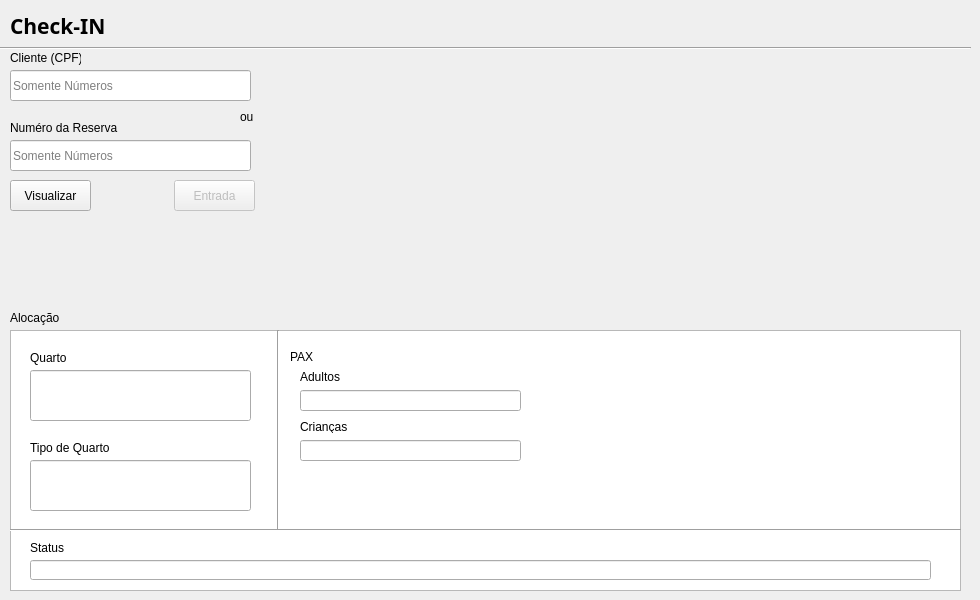
    <widget class="QWidget" name="tab_checkin">
     <attribute name="title">
      <string>Checkin</string>
     </attribute>
     <widget class="QLabel" name="label_39">
      <property name="geometry">
       <rect>
        <x>10</x>
        <y>10</y>
        <width>131</width>
        <height>31</height>
       </rect>
      </property>
      <property name="font">
       <font>
        <family>Microsoft PhagsPa</family>
        <pointsize>16</pointsize>
        <weight>75</weight>
        <bold>true</bold>
       </font>
      </property>
      <property name="text">
       <string>Check-IN</string>
      </property>
     </widget>
     <widget class="Line" name="line_3">
      <property name="geometry">
       <rect>
        <x>0</x>
        <y>40</y>
        <width>971</width>
        <height>16</height>
       </rect>
      </property>
      <property name="orientation">
       <enum>Qt::Horizontal</enum>
      </property>
     </widget>
     <widget class="QLabel" name="label_40">
      <property name="geometry">
       <rect>
        <x>10</x>
        <y>50</y>
        <width>71</width>
        <height>16</height>
       </rect>
      </property>
      <property name="text">
       <string>Cliente (CPF)</string>
      </property>
     </widget>
     <widget class="QLineEdit" name="line_checkin_cpf">
      <property name="geometry">
       <rect>
        <x>10</x>
        <y>70</y>
        <width>241</width>
        <height>31</height>
       </rect>
      </property>
      <property name="placeholderText">
       <string>Somente Números</string>
      </property>
     </widget>
     <widget class="QLabel" name="label_41">
      <property name="geometry">
       <rect>
        <x>10</x>
        <y>120</y>
        <width>111</width>
        <height>16</height>
       </rect>
      </property>
      <property name="text">
       <string>Numéro da Reserva</string>
      </property>
     </widget>
     <widget class="QLineEdit" name="line_checkin_number">
      <property name="geometry">
       <rect>
        <x>10</x>
        <y>140</y>
        <width>241</width>
        <height>31</height>
       </rect>
      </property>
      <property name="placeholderText">
       <string>Somente Números</string>
      </property>
     </widget>
     <widget class="QLabel" name="label_42">
      <property name="geometry">
       <rect>
        <x>10</x>
        <y>310</y>
        <width>71</width>
        <height>16</height>
       </rect>
      </property>
      <property name="text">
       <string>Alocação</string>
      </property>
     </widget>
     <widget class="QLineEdit" name="line_checkin_room">
      <property name="geometry">
       <rect>
        <x>30</x>
        <y>370</y>
        <width>221</width>
        <height>51</height>
       </rect>
      </property>
      <property name="text">
       <string/>
      </property>
      <property name="alignment">
       <set>Qt::AlignCenter</set>
      </property>
     </widget>
     <widget class="QLabel" name="label_43">
      <property name="geometry">
       <rect>
        <x>30</x>
        <y>350</y>
        <width>71</width>
        <height>16</height>
       </rect>
      </property>
      <property name="text">
       <string>Quarto</string>
      </property>
     </widget>
     <widget class="QPushButton" name="btn_checkin_2">
      <property name="enabled">
       <bool>false</bool>
      </property>
      <property name="geometry">
       <rect>
        <x>174</x>
        <y>180</y>
        <width>81</width>
        <height>31</height>
       </rect>
      </property>
      <property name="text">
       <string>Entrada</string>
      </property>
     </widget>
     <widget class="QLineEdit" name="line_checkin_roomtype">
      <property name="geometry">
       <rect>
        <x>30</x>
        <y>460</y>
        <width>221</width>
        <height>51</height>
       </rect>
      </property>
      <property name="alignment">
       <set>Qt::AlignCenter</set>
      </property>
     </widget>
     <widget class="QLabel" name="label_44">
      <property name="geometry">
       <rect>
        <x>30</x>
        <y>440</y>
        <width>81</width>
        <height>16</height>
       </rect>
      </property>
      <property name="text">
       <string>Tipo de Quarto</string>
      </property>
     </widget>
     <widget class="QLabel" name="label_51">
      <property name="geometry">
       <rect>
        <x>30</x>
        <y>540</y>
        <width>71</width>
        <height>16</height>
       </rect>
      </property>
      <property name="text">
       <string>Status</string>
      </property>
     </widget>
     <widget class="QLineEdit" name="line_checkin_status">
      <property name="geometry">
       <rect>
        <x>30</x>
        <y>560</y>
        <width>901</width>
        <height>20</height>
       </rect>
      </property>
     </widget>
     <widget class="QPushButton" name="btn_visu_reserv">
      <property name="geometry">
       <rect>
        <x>10</x>
        <y>180</y>
        <width>81</width>
        <height>31</height>
       </rect>
      </property>
      <property name="text">
       <string>Visualizar</string>
      </property>
     </widget>
     <widget class="QLabel" name="label_67">
      <property name="geometry">
       <rect>
        <x>240</x>
        <y>110</y>
        <width>47</width>
        <height>13</height>
       </rect>
      </property>
      <property name="text">
       <string>ou</string>
      </property>
     </widget>
     <widget class="QColumnView" name="columnView_2">
      <property name="geometry">
       <rect>
        <x>10</x>
        <y>330</y>
        <width>951</width>
        <height>261</height>
       </rect>
      </property>
     </widget>
     <widget class="Line" name="line_9">
      <property name="geometry">
       <rect>
        <x>270</x>
        <y>330</y>
        <width>16</width>
        <height>201</height>
       </rect>
      </property>
      <property name="orientation">
       <enum>Qt::Vertical</enum>
      </property>
     </widget>
     <widget class="Line" name="line_10">
      <property name="geometry">
       <rect>
        <x>10</x>
        <y>520</y>
        <width>951</width>
        <height>20</height>
       </rect>
      </property>
      <property name="orientation">
       <enum>Qt::Horizontal</enum>
      </property>
     </widget>
     <widget class="QLabel" name="label_83">
      <property name="geometry">
       <rect>
        <x>290</x>
        <y>350</y>
        <width>47</width>
        <height>13</height>
       </rect>
      </property>
      <property name="text">
       <string>PAX</string>
      </property>
     </widget>
     <widget class="QLabel" name="label_84">
      <property name="geometry">
       <rect>
        <x>300</x>
        <y>370</y>
        <width>47</width>
        <height>13</height>
       </rect>
      </property>
      <property name="text">
       <string>Adultos</string>
      </property>
     </widget>
     <widget class="QLineEdit" name="line_checkin_room_2">
      <property name="geometry">
       <rect>
        <x>300</x>
        <y>390</y>
        <width>221</width>
        <height>21</height>
       </rect>
      </property>
     </widget>
     <widget class="QLabel" name="label_85">
      <property name="geometry">
       <rect>
        <x>300</x>
        <y>420</y>
        <width>47</width>
        <height>13</height>
       </rect>
      </property>
      <property name="text">
       <string>Crianças</string>
      </property>
     </widget>
     <widget class="QLineEdit" name="line_checkin_room_3">
      <property name="geometry">
       <rect>
        <x>300</x>
        <y>440</y>
        <width>221</width>
        <height>21</height>
       </rect>
      </property>
     </widget>
     <zorder>columnView_2</zorder>
     <zorder>label_39</zorder>
     <zorder>line_3</zorder>
     <zorder>label_40</zorder>
     <zorder>line_checkin_cpf</zorder>
     <zorder>label_41</zorder>
     <zorder>line_checkin_number</zorder>
     <zorder>label_42</zorder>
     <zorder>line_checkin_room</zorder>
     <zorder>label_43</zorder>
     <zorder>btn_checkin_2</zorder>
     <zorder>line_checkin_roomtype</zorder>
     <zorder>label_44</zorder>
     <zorder>label_51</zorder>
     <zorder>line_checkin_status</zorder>
     <zorder>btn_visu_reserv</zorder>
     <zorder>label_67</zorder>
     <zorder>line_9</zorder>
     <zorder>line_10</zorder>
     <zorder>label_83</zorder>
     <zorder>label_84</zorder>
     <zorder>line_checkin_room_2</zorder>
     <zorder>label_85</zorder>
     <zorder>line_checkin_room_3</zorder>
    </widget>
